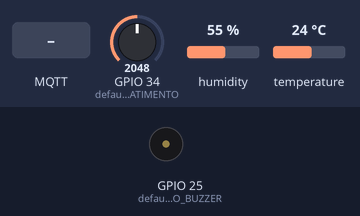
Recording of a sketch running on a simulated ESP32. Shown: buzzer (waves = sounding). The test bench sets the inputs (shaded band); at power-on: temperature 24 °C, GPIO 34 (default_PINO_BATIMENTO) = 2048, humidity 55 %. WiFi joins after 1.5 s; servers stay silent unless stated; no MQTT or app messages arrive unless stated; what the sketch prints to the serial monitor is not drawn.

Above: at 8.3 s.
8.4 s: temperature set to 37.4 °C
13.4 s: temperature set to 38.7 °C
At 18.6 s:
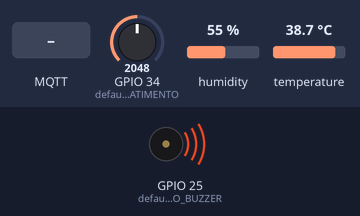
31.8 s: MQTT message "alertaOff" arrives on the first subscribed topic
42.0 s: temperature set to 12 °C
At 43.1 s:
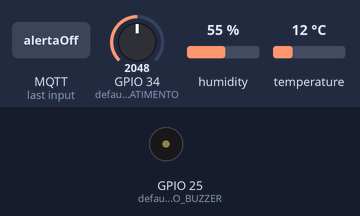
Timing chart, 0 to 44.5 s (numbered marks = the images above; inputs shaded):
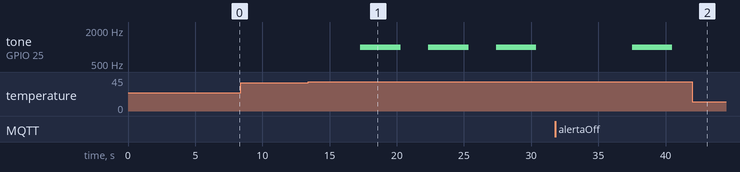

The sketch:

sketch.ino
```cpp
/// Projeto: Cinta Monitora - Passa a Bola
// Dispositivo: ESP32
// Sensores: Potenciometro (Batimento Cardíaco), DHT22 (Temperatura Corporal)
// Atuador: Buzzer (Alerta)
// Funcionalidade: Monitora parâmetros fisiológicos e publica via MQTT para FIWARE
// Baseado no código original de: Fábio Henrique Cabrini
//Adaptado por: Equipe Smoothpath
/*Autores: Gabriel dos Santos Cardoso - 562103
//Geovana Maria da Silva Cardoso - 566254
//Gustavo Torres Caldeira - 561613
//Lucas Oliveira Santos - 563617
Mariana Silva do Egito Moreira - 562544
Turma: 1ESPF*/

#include <WiFi.h>
#include <PubSubClient.h>
#include <DHT.h> // Inclui a biblioteca para o sensor DHT

// ==================== CONFIGURAÇÕES EDITÁVEIS ====================
// Configurações de Rede
const char* default_SSID = "Wokwi-GUEST";    // Nome da rede Wi-Fi
const char* default_PASSWORD = "";            // Senha da rede Wi-Fi

// Configurações MQTT
const char* default_BROKER_MQTT = "20.220.27.106"; // IP do Broker MQTT
const int default_BROKER_PORT = 1883;              // Porta do Broker MQTT
const char* default_ID_MQTT = "fiware_munhequeira_001"; // ID MQTT

// Tópicos MQTT - Padrão FIWARE (IoT Agent JSON)
const char* default_TOPICO_SUBSCRIBE = "/TEF/munhequeira001/cmd"; // Tópico para receber comandos
const char* default_TOPICO_PUBLISH = "/TEF/munhequeira001/attrs"; // Tópico para publicar ALL attributes

// Definições dos pinos e sensores
const int default_PINO_BUZZER = 25;    // Pino do Buzzer (Alerta)
const int default_PINO_BATIMENTO = 34; // Pino do Potenciômetro (simula batimento)
const int default_PINO_DHT = 15;       // Pino do DHT22 (Temperatura)
#define DHTTYPE DHT22                  // Define o tipo de sensor DHT


// Intervalos de leitura e publicação
const int default_INTERVALO_LEITURA = 5000; // Lê sensores a cada 5 segundos

// ==================== DECLARAÇÃO DE VARIÁVEIS ====================
// Variáveis para configurações (permitem alteração em runtime se necessário)
char* SSID = const_cast<char*>(default_SSID);
char* PASSWORD = const_cast<char*>(default_PASSWORD);
char* BROKER_MQTT = const_cast<char*>(default_BROKER_MQTT);
int BROKER_PORT = default_BROKER_PORT;
char* TOPICO_SUBSCRIBE = const_cast<char*>(default_TOPICO_SUBSCRIBE);
char* TOPICO_PUBLISH = const_cast<char*>(default_TOPICO_PUBLISH);
char* ID_MQTT = const_cast<char*>(default_ID_MQTT);

int PINO_BUZZER = default_PINO_BUZZER;
int PINO_BATIMENTO = default_PINO_BATIMENTO;
int PINO_DHT = default_PINO_DHT;
int INTERVALO_LEITURA = default_INTERVALO_LEITURA;


// Instância dos objetos
WiFiClient espClient;
PubSubClient MQTT(espClient);
DHT dht(PINO_DHT, DHTTYPE); // Objeto DHT

// Variáveis de estado e sensores
int batimentoCardiaco = 0;
float temperaturaCorporal = 0.0;
float caloriasGastas = 0.0;
bool alertaAtivo = false;
unsigned long ultimaLeitura = 0;
bool alertaSilenciado = false; // Variável global


// ==================== PROTÓTIPOS DE FUNÇÃO ====================
void initSerial();
void initWiFi();
void initMQTT();
void initSensores();
void reconectWiFi();
void mqtt_callback(char* topic, byte* payload, unsigned int length);
void VerificaConexoesWiFIEMQTT();
void reconnectMQTT();
void publicaDadosMQTT();
void verificaParametrosFisiologicos();
void ativarAlerta();
void desativarAlerta();
void lerDadosSensores();
void calcularCalorias();

// ==================== SETUP ====================
void setup() {
  initSerial();
  initSensores();
  initWiFi();
  initMQTT();
  delay(5000); // Aguarda estabilização
  // Publica uma mensagem inicial de "on" (dispositivo ligado)
  MQTT.publish(TOPICO_PUBLISH, "s|on");
}

// ==================== LOOP PRINCIPAL ====================
void loop() {
  VerificaConexoesWiFIEMQTT(); // Mantém as conexões ativas

  // Lê e publica os dados no intervalo definido
  if (millis() - ultimaLeitura > INTERVALO_LEITURA) {
    lerDadosSensores();
    calcularCalorias(); // Calcula calorias com base nos dados
    verificaParametrosFisiologicos(); // Verifica se está tudo ok
    publicaDadosMQTT(); // Envia os dados para o Broker
    ultimaLeitura = millis();
  }

  MQTT.loop(); // Processa mensagens MQTT recebidas
}

// ==================== IMPLEMENTAÇÃO DAS FUNÇÕES ====================

void initSerial() {
  Serial.begin(115200);
}

void initWiFi() {
  delay(10);
  Serial.println("------ Conexao WI-FI ------");
  Serial.print("Conectando-se na rede: ");
  Serial.println(SSID);
  Serial.println("Aguarde");
  reconectWiFi();
}

void initMQTT() {
  MQTT.setServer(BROKER_MQTT, BROKER_PORT);
  MQTT.setCallback(mqtt_callback); // Define a função de callback
}

void initSensores() {
  pinMode(PINO_BUZZER, OUTPUT);
  digitalWrite(PINO_BUZZER, LOW); // Garante que o buzzer comece desligado
  pinMode(PINO_BATIMENTO, INPUT); // Pino do potenciômetro é entrada analógica

  dht.begin(); // Inicializa o sensor DHT22
  Serial.println("Sensores inicializados.");


  // Sinalização de inicialização com o buzzer
  for (int i = 0; i < 3; i++) {
    digitalWrite(PINO_BUZZER, HIGH);
    delay(100);
    digitalWrite(PINO_BUZZER, LOW);
    delay(100);
  }
}

void reconectWiFi() {
  if (WiFi.status() == WL_CONNECTED)
    return;

  WiFi.begin(SSID, PASSWORD);
  while (WiFi.status() != WL_CONNECTED) {
    delay(100);
    Serial.print(".");
  }
  Serial.println();
  Serial.println("Conectado com sucesso na rede ");
  Serial.print(SSID);
  Serial.println("IP obtido: ");
  Serial.println(WiFi.localIP());
}

void mqtt_callback(char* topic, byte* payload, unsigned int length) {
  // Converte o payload para uma string
  String msg;
  for (int i = 0; i < length; i++) {
    msg += (char)payload[i];
  }
  Serial.print("- Mensagem recebida: ");
  Serial.println(msg);
  Serial.print("- Topico: ");
  Serial.println(topic);

  // Processa o comando recebido. Exemplo: "munhequeira001@alertaOff|"
  // Você pode definir comandos para silenciar o buzzer remotamente, etc.
  if (msg.indexOf("alertaOff") >= 0) {
    Serial.println("Comando recebido: Desativar Alerta");
    alertaSilenciado = true; // Desativa temporariamente
    desativarAlerta();
    MQTT.publish(TOPICO_PUBLISH, "alerta|off");
  }

}

void VerificaConexoesWiFIEMQTT() {
  if (!MQTT.connected())
    reconnectMQTT(); // Reconecta ao Broker, se necessário
  reconectWiFi();    // Reconecta ao WiFi, se necessário
}

void reconnectMQTT() {
  while (!MQTT.connected()) {
    Serial.print("* Tentando se conectar ao Broker MQTT: ");
    Serial.println(BROKER_MQTT);
    if (MQTT.connect(ID_MQTT)) {
      Serial.println("Conectado com sucesso ao broker MQTT!");
      MQTT.subscribe(TOPICO_SUBSCRIBE); // Se inscreve no tópico de comandos
    } else {
      Serial.println("Falha ao reconectar no broker.");
      Serial.println("Haverá nova tentativa de conexão em 2s");
      delay(2000);
    }
  }
}

void lerDadosSensores() {
  // Lê o valor analógico do potenciômetro (0-4095) e converte para BPM (ex: 50-120)
  int valorAnalogico = analogRead(PINO_BATIMENTO);
  batimentoCardiaco = map(valorAnalogico, 0, 4095, 50, 120);

  // Lê a temperatura do DHT22
  float temp = dht.readTemperature(); // Lê a temperatura em Celsius
  if (!isnan(temp)) { // Verifica se a leitura é válida
    temperaturaCorporal = temp;
  } else {
    Serial.println("Falha ao ler o sensor DHT22!");
    // Mantém o último valor válido, ou define um valor de erro.
  }

  Serial.print("Batimento Cardiaco: ");
  Serial.print(batimentoCardiaco);
  Serial.print(" bpm - Temperatura: ");
  Serial.print(temperaturaCorporal);
  Serial.println(" °C");
}

void calcularCalorias() {
  // Constantes para cálculo baseado nos ranges dos sensores
  const float TAXA_BASAL_MINUTO = 0.02f; // kcal por minuto (base para repouso)
  const float FATOR_BATIMENTO = 0.02f;   // ajuste maior para tornar perceptível
  const float FATOR_TEMPERATURA = 0.1f;  // ajuste maior para tornar perceptível

  // Valores médios de referência
  const float BATIMENTO_MEDIO = 85.0f;
  const float TEMPERATURA_MEDIA = 36.5f;

  // Garante valores dentro de ranges plausíveis
  float batimentoAjustado = constrain(batimentoCardiaco, 50.0f, 120.0f);
  float temperaturaAjustada = constrain(temperaturaCorporal, 35.0f, 39.0f);

  // Cálculo dos ajustes
  float ajusteBatimento = (batimentoAjustado - BATIMENTO_MEDIO) * FATOR_BATIMENTO;
  float ajusteTemperatura = (temperaturaAjustada - TEMPERATURA_MEDIA) * FATOR_TEMPERATURA;

  // Taxa metabólica total
  float taxaMetabolica = TAXA_BASAL_MINUTO * (1.0f + ajusteBatimento + ajusteTemperatura);

  // Converte intervalo de leitura de ms para minutos
  float minutos = (INTERVALO_LEITURA / 1000.0f) / 60.0f;

  // Para testes: multiplicar por 60 para simular 1 minuto a cada leitura
  minutos *= 60;  // remove efeito de intervalo curto temporariamente

  // Incrementa calorias
  caloriasGastas += taxaMetabolica * minutos;
  caloriasGastas = max(caloriasGastas, 0.0f);

  Serial.print("Calorias gastas estimadas: ");
  Serial.print(caloriasGastas, 2);
  Serial.println(" kcal");
}

void verificaParametrosFisiologicos() {
  // Define faixas seguras (consulte um profissional de saúde para valores reais)
  const int BATIMENTO_MAXIMO = 120;
  const int BATIMENTO_MINIMO = 60;
  const float TEMPERATURA_MAXIMA = 38.0; // 38°C pode indicar febre/overheating

  bool batimentoAlerta = (batimentoCardiaco > BATIMENTO_MAXIMO) || (batimentoCardiaco < BATIMENTO_MINIMO);
  bool temperaturaAlerta = (temperaturaCorporal > TEMPERATURA_MAXIMA);

  // Se algum parâmetro está fora da faixa
    if (batimentoAlerta || temperaturaAlerta) {
        if (!alertaSilenciado) {
            ativarAlerta();
            alertaAtivo = true;
        } else {
            Serial.println("Alerta silenciado temporariamente.");
        }
    } else {
        // Parâmetros normalizados, garante que buzzer desligue
        if (alertaAtivo) {
            desativarAlerta();
            alertaAtivo = false;
        }
    }

    // Sempre resetamos o silenciamento para a próxima leitura
    alertaSilenciado = false;
}

void ativarAlerta() {
  tone(PINO_BUZZER, 1000, 3000); // 1000 Hz (tom de alerta) por meio segundo
}

void desativarAlerta() {
  noTone(PINO_BUZZER);
}

void publicaDadosMQTT() {
  // Formata a mensagem no padrão UltraLight esperado pelo IoT Agent
  // USANDO OS OBJECT_ID DEFINIDOS NA PROVISION: b, t, c, s
  String mensagem = "b|" + String(batimentoCardiaco) +
                    "|t|" + String(temperaturaCorporal, 1) +
                    "|c|" + String(caloriasGastas, 2) +
                    "|s|on";

  // Publica a mensagem no tópico
  MQTT.publish(TOPICO_PUBLISH, mensagem.c_str());

   // Apresentação clara no Serial Terminal
  Serial.println("┌──────────────────────────────────────");
  Serial.println("│           DADOS MQTT ENVIADOS        ");
  Serial.println("├──────────────────────────────────────");
  Serial.printf ("│ BPM: %3d │  Temp: %4.1f°C\n", batimentoCardiaco, temperaturaCorporal);
  Serial.printf ("│ Calorias: %6.2f kcal\n", caloriasGastas);
  Serial.printf ("│ Mensagem: %s\n", mensagem.c_str());
  Serial.printf ("│  Tópico: %s\n", TOPICO_PUBLISH);
  Serial.println("└──────────────────────────────────────");
}
```

Measured:
- the behaviour switches between 38 and 38.1 °C on temperature (found by bisection; images 0 and 1)
- after the input at 8.4 s, every drawn part: stays the same
- after the input at 13.4 s, tone on GPIO 25 (default_PINO_BUZZER): alternates 1000 Hz for 3.0 s and silent for 2.1 s, starting after 3.9 s
- after the input at 42.0 s, tone on GPIO 25 (default_PINO_BUZZER): stays silent (without the input it goes to 1000 Hz after 0.56 s)
